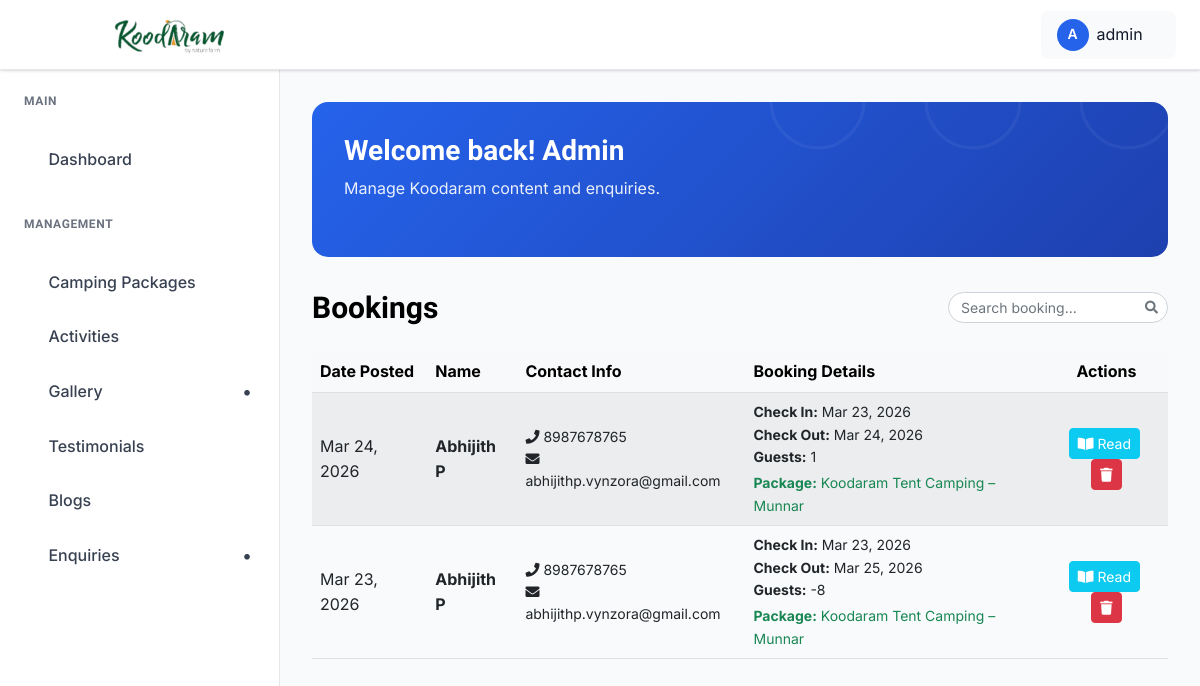
/dashboard/bookings/ (signed in), run on an earlier commit of the app's database.
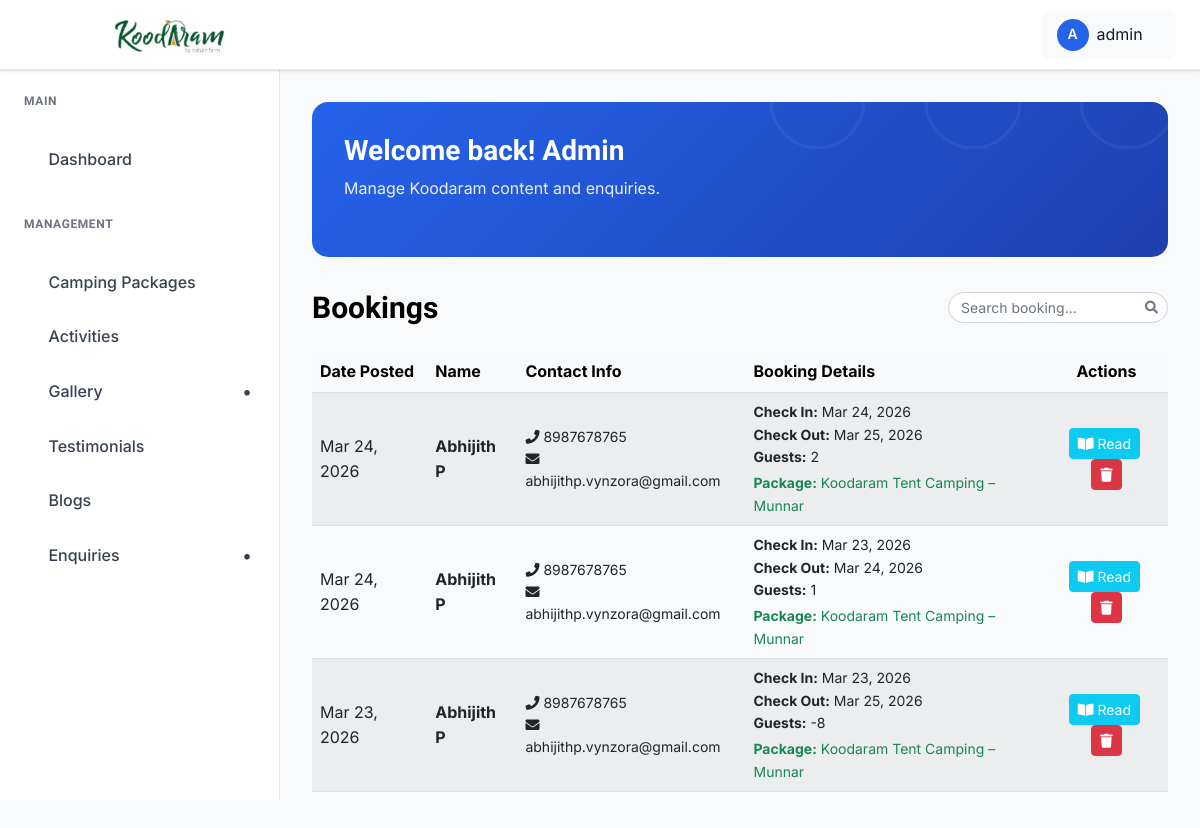
And on a later commit of the database.
### koodaram_app/models.py (models this page shows, shortened)
class Booking(models.Model):
    name = models.CharField(max_length=100)
    email = models.EmailField()
    phone = models.CharField(max_length=20)
    check_in = models.DateField()
    check_out = models.DateField()
    camping_package = models.ForeignKey(CampingPackage, on_delete=models.SET_NULL, null=True, blank=True)
    guests = models.IntegerField()
    message = models.TextField(blank=True)
    created_at = models.DateTimeField(auto_now_add=True)

class OptimizedImageModel(models.Model):
    image_fields = []
    class Meta:
        abstract = True

class CampingPackage(OptimizedImageModel):
    image_fields = ["main_image"]
    name = models.CharField(max_length=200)
    slug = models.SlugField(unique=True, blank=True)
    description = models.TextField()
    main_image = models.ImageField(upload_to="camping/")
    check_in = models.CharField(max_length=20)
    check_out = models.CharField(max_length=20)
    normal_price = models.DecimalField(max_digits=10, decimal_places=2)
    special_price = models.DecimalField(max_digits=10, decimal_places=2)
    extra_person_price = models.DecimalField(max_digits=10, decimal_places=2)
    package_items = models.TextField()
    facilities = models.TextField()
    created_at = models.DateTimeField(auto_now_add=True)
    class Meta:
        verbose_name_plural = "Camping Packages"

### koodaram_app/views.py (the view)
# urls.py: path("dashboard/bookings/", views.admin_view_bookings, name="admin_view_bookings"),
@login_required(login_url="admin_login")
def admin_view_bookings(request):
    bookings = Booking.objects.all().order_by("-created_at")
    paginator = Paginator(bookings, 10)
    page_number = request.GET.get("page")
    page_obj = paginator.get_page(page_number)
    return render(request, "admin_pages/view_bookings.html", {"bookings": page_obj})

### koodaram_app/context_processors.py (called while the page is built)
def _star_parts(rating: float) -> list[str]:
    rating = max(0.0, min(5.0, float(rating)))
    full = int(rating)
    remainder = rating - full
    half = 1 if remainder >= 0.25 and remainder < 0.75 else 0
    if remainder >= 0.75:
        full = min(5, full + 1)
    empty = max(0, 5 - full - half)
    return (["full"] * full) + (["half"] * half) + (["empty"] * empty)

def google_reviews(request) -> dict[str, Any]:
    rating = getattr(settings, "GOOGLE_REVIEW_RATING", 0.0)
    count = getattr(settings, "GOOGLE_REVIEW_COUNT", 0)
    url = getattr(settings, "GOOGLE_REVIEW_URL", "")
    return {
        "google_review_rating": rating,
        "google_review_count": count,
        "google_review_url": url,
        "google_review_stars": _star_parts(rating),
    }

### templates/admin_pages/view_bookings.html (shortened to what this page needs)
{% extends "admin_pages/base.html" %}
{% load static %}
{% block content %}
<div class="dashboard__form__wraper">
    <div class="create__course__title mb-4 d-flex flex-wrap justify-content-between align-items-center gap-2">
        <h4 class="mb-0">Bookings</h4>
        <div class="d-flex align-items-center gap-2 ms-auto">
            <div class="search-box">
                <input type="text" id="bookingSearchInput" class="form-control form-control-sm"
                    placeholder="Search booking...">
            </div>
        </div>
    </div>
    <div class="custom-table-container">
        <table class="table table-striped table-hover align-middle">
            <thead class="table-light">
                <tr>
                    <th scope="col">Date Posted</th>
                    <th scope="col">Name</th>
                    <th scope="col">Contact Info</th>
                    <th scope="col">Booking Details</th>
                    <th scope="col" class="text-center">Actions</th>
                </tr>
            </thead>
            <tbody>
                {% for booking in bookings %}
                <tr>
                    <td>{{ booking.created_at|date:"M d, Y" }}</td>
                    <td><strong>{{ booking.name }}</strong></td>
                    <td>
                        <div class="d-flex flex-column small">
                            <span><i class="fas fa-phone"></i> {{ booking.phone }}</span>
                            {% if booking.email %}<span><i class="fas fa-envelope"></i> {{ booking.email }}</span>{% endif %}
                        </div>
                    </td>
                    <td>
                        <div class="d-flex flex-column small">
                            <span><strong>Check In:</strong> {{ booking.check_in|date:"M d, Y" }}</span>
                            <span><strong>Check Out:</strong> {{ booking.check_out|date:"M d, Y" }}</span>
                            <span><strong>Guests:</strong> {{ booking.guests }}</span>
                            {% if booking.camping_package %}
                            <span class="text-success mt-1"><strong>Package:</strong> {{ booking.camping_package.name }}</span>
                            {% endif %}
                        </div>
                    </td>
                    <td class="text-center">
                        <button type="button" class="btn btn-sm btn-info me-1 text-white" data-bs-toggle="modal"
                            data-bs-target="#readBookingModal{{ booking.id }}">
                            <i class="fas fa-book-open"></i> Read
                        </button>
                        <button type="button" class="btn btn-sm btn-danger" data-bs-toggle="modal"
                            data-bs-target="#deleteBookingModal{{ booking.id }}">
                            <i class="fas fa-trash"></i>
                        </button>
                    </td>
                </tr>
                {% empty %}
                <tr>
                    <td colspan="5" class="text-center py-4">
                        <p class="text-muted">No bookings yet.</p>
                    </td>
                </tr>
                {% endfor %}
            </tbody>
        </table>
    </div>
</div>
{% endblock %}

### templates/admin_pages/base.html (shortened to what this page needs)
{% load static %}
<!doctype html>
<html class="no-js" lang="en">
<head>
    <link rel="stylesheet" href="https://cdnjs.cloudflare.com/ajax/libs/toastr.js/latest/toastr.min.css">
    <link href="https://cdnjs.cloudflare.com/ajax/libs/font-awesome/5.15.4/css/all.min.css" rel="stylesheet">
    <link rel="stylesheet" href="{% static 'admin-static/assets/css/bootstrap.min.css' %}">
    <link rel="stylesheet" href="{% static 'admin-static/assets/css/icofont.min.css' %}">
    <link rel="stylesheet" href="{% static 'admin-static/assets/css/style.css' %}">
</head>
<body>
    <header class="dashboard-header">
        <div class="header-left">
            <a href="{% url 'admin_dashboard' %}" class="logo">
                <img src="{% static 'logo.png' %}" alt="Logo" style="height:200px;">
            </a>
        </div>
        <div class="header-right">
            <div class="user-profile-dropdown">
                <div class="user-profile-toggle">
                    <div class="user-avatar">
                        {{ request.user.username|first|upper }}
                    </div>
                    <span>{{ request.user.username}}</span>
                    <i class="icofont-simple-down"></i>
                </div>
            </div>
        </div>
    </header>
    <aside class="dashboard-sidebar" id="dashboardSidebar">
        <div class="sidebar-content">
            <div class="sidebar-section">
                <h6 class="sidebar-title">Main</h6>
                <ul class="sidebar-menu">
                    <li>
                        <a href="{% url 'admin_dashboard' %}"
                            class="{% if request.resolver_match.url_name == 'admin_dashboard' %}active{% endif %}">
                            <i class="icofont-dashboard"></i>
                            Dashboard
                        </a>
                    </li>
                </ul>
            </div>
            <div class="sidebar-section">
                <h6 class="sidebar-title">Management</h6>
                <ul class="sidebar-menu">
                    <li>
                        <a href="{% url 'admin_camping_package_list' %}"
                            class="{% if request.resolver_match.url_name == 'admin_camping_package_list' %}active{% endif %}">
                            <i class="icofont-quote-left"></i>
                            Camping Packages
                        </a>
                    </li>
                    <li>
                        <a href="{% url 'admin_activity_list' %}"
                            class="{% if request.resolver_match.url_name == 'admin_activity_list' %}active{% endif %}">
                            <i class="icofont-quote-left"></i>
                            Activities
                        </a>
                    </li>
                    <li
                        class="has-dropdown {% if request.resolver_match.url_name == 'list_image' or request.resolver_match.url_name == 'category_list' %}open{% endif %}">
                        <a href="#">
                            <i class="icofont-picture"></i>
                            Gallery
                        </a>
                    </li>
                    <li>
                        <a href="{% url 'review_list' %}"
                            class="{% if request.resolver_match.url_name == 'review_list' %}active{% endif %}">
                            <i class="icofont-quote-left"></i>
                            Testimonials
                        </a>
                    </li>
                    <li>
                        <a href="{% url 'admin_blog_list' %}"
                            class="{% if request.resolver_match.url_name == 'admin_blog_list' %}active{% endif %}">
                            <i class="icofont-newspaper"></i>
                            Blogs
                        </a>
                    </li>
                    <li class="has-dropdown">
                        <a href="#">
                            <i class="icofont-ui-messaging"></i>
                            Enquiries
                        </a>
                    </li>
                </ul>
            </div>
        </div>
    </aside>
    <main class="dashboard-main">
        <div class="dashboard-content">
            <div class="dashboard-banner">
                <div class="banner-content">
                    <h1 class="banner-title">Welcome back! Admin</h1>
                    <p class="banner-subtitle">Manage Koodaram content and enquiries.</p>
                </div>
            </div>
            {% block content %}{% endblock %}
        </div>
    </main>
</body>
</html>

### templates/admin_pages/base.html (style rules this page uses)
:root { --primary-blue: #2563eb; --dark-blue: #1e40af; --light-blue: #dbeafe; --sidebar-width: 280px; --header-height: 70px; --white: #ffffff; --gray-50: #f9fafb; --gray-100: #f3f4f6; --gray-200: #e5e7eb; --gray-300: #d1d5db; --gray-500: #6b7280; --gray-700: #374151; --gray-800: #1f2937; --gray-900: #111827; --shadow: 0 1px 3px 0 rgba(0, 0, 0, 0.1), 0 1px 2px 0 rgba(0, 0, 0, 0.06); --shadow-lg: 0 10px 15px -3px rgba(0, 0, 0, 0.1), 0 4px 6px -2px rgba(0, 0, 0, 0.05); }
* { margin: 0; padding: 0; box-sizing: border-box; }
body { font-family: 'Inter', 'Segoe UI', Tahoma, Geneva, Verdana, sans-serif; background-color: var(--gray-50); color: var(--gray-900); line-height: 1.6; }
.dashboard-header { position: fixed; top: 0; left: 0; right: 0; height: var(--header-height); background: var(--white); border-bottom: 1px solid var(--gray-200); box-shadow: var(--shadow); z-index: 1000; display: flex; align-items: center; padding: 0 24px; }
.header-left { display: flex; align-items: center; gap: 16px; }
.logo { display: flex; align-items: center; gap: 8px; color: var(--primary-blue); font-weight: 700; font-size: 20px; text-decoration: none; }
.logo img { padding-left: 0; width: auto; }
.header-right { margin-left: auto; display: flex; align-items: center; gap: 16px; }
.user-avatar { width: 32px; height: 32px; border-radius: 50%; background: var(--primary-blue); display: flex; align-items: center; justify-content: center; color: var(--white); font-weight: 600; font-size: 14px; }
.dashboard-sidebar { position: fixed; top: var(--header-height); left: 0; width: var(--sidebar-width); height: calc(100vh - var(--header-height)); background: var(--white); border-right: 1px solid var(--gray-200); overflow-y: auto; z-index: 999; transition: transform 0.3s ease; }
.sidebar-content { padding: 24px 0; }
.sidebar-section { margin-bottom: 32px; }
.sidebar-title { padding: 0 24px 12px; font-size: 12px; font-weight: 600; text-transform: uppercase; color: var(--gray-500); letter-spacing: 0.05em; }
.sidebar-menu { list-style: none; }
.sidebar-menu li { margin-bottom: 4px; display: block; width: 100%; }
.sidebar-menu a { display: flex; align-items: center; gap: 12px; padding: 12px 24px; color: var(--gray-700); text-decoration: none; font-weight: 500; transition: all 0.2s; position: relative; }
.has-dropdown>a::after { content: '•'; font-family: inherit; font-weight: bold; font-size: 18px; margin-left: auto; transition: transform 0.3s ease; display: inline-block; width: 16px; text-align: center; }
.dashboard-main { margin-left: var(--sidebar-width); margin-top: var(--header-height); min-height: calc(100vh - var(--header-height)); overflow-y: auto; }
.dashboard-content { padding: 32px; }
.dashboard-banner { background: linear-gradient(135deg, var(--primary-blue) 0%, var(--dark-blue) 100%); border-radius: 16px; padding: 32px; color: var(--white); margin-bottom: 32px; position: relative; overflow: hidden; }
.dashboard-banner::before { content: ''; position: absolute; top: -50%; right: -50%; width: 100%; height: 100%; opacity: 0.5; }
.banner-content { position: relative; z-index: 1; }
.banner-title { font-size: 28px; font-weight: 700; margin-bottom: 8px; color: var(--white); }
.banner-subtitle { font-size: 16px; opacity: 0.9; margin-bottom: 24px; color: var(--white); }
.user-profile-dropdown { position: relative; margin-left: 10px; }
.user-profile-toggle { display: flex; align-items: center; gap: 8px; padding: 8px 16px; border-radius: 8px; background: var(--gray-50); cursor: pointer; transition: all 0.2s; }
.user-profile-toggle i { font-size: 12px; transition: transform 0.3s ease; }
.search-box { width: 220px; position: relative; transition: all 0.3s ease; }
.search-box input { width: 100%; border-radius: 20px; padding-left: 12px; padding-right: 32px; font-size: 14px; transition: all 0.2s ease; }
.search-box::after { content: "\f002"; font-family: "Font Awesome 5 Free"; font-weight: 900; position: absolute; right: 10px; top: 50%; transform: translateY(-50%); color: #6c757d; pointer-events: none; font-size: 13px; }
body { -webkit-user-select: none; -moz-user-select: none; -ms-user-select: none; user-select: none; }

What changed in the data, as far as the page shows it:
added Booking: created_at "Mar 24, 2026", name "Abhijith P", phone "8987678765", email "abhijithp.vynzora@gmail.com", check_in "Mar 24, 2026", check_out "Mar 25, 2026", guests "2", camping_package.name "Koodaram Tent Camping – Munnar"
